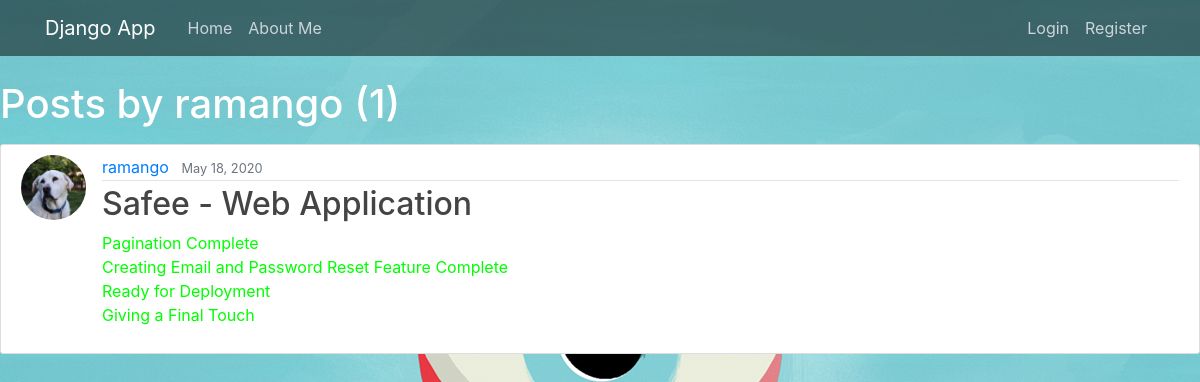
The app's page /user/ramango, older data.
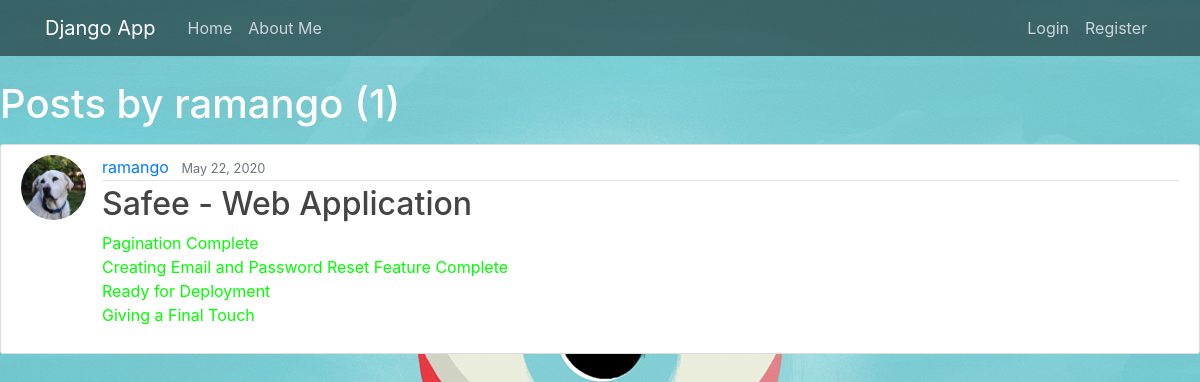
The same page, newer data.
### safee/models.py (models this page shows, shortened)
class Post(models.Model):
    title = models.CharField(max_length=100)
    content = models.TextField()
    date_posted = models.DateTimeField(default=timezone.now)
    author = models.ForeignKey(User, on_delete=models.CASCADE)

### users/models.py (models this page shows, shortened)
class Profile(models.Model):
    user = models.OneToOneField(User, on_delete=models.CASCADE)
    image = models.ImageField(default='default.jpg', upload_to='profile_pics')

### safee/views.py (the view)
# urls.py: path('user/<str:username>', UserPostListView.as_view(), name='user-posts'),
class UserPostListView(ListView):
    model = Post
    template_name = 'safee/user_posts.html'  # <app>/<model>_<viewtype>.html
    context_object_name = 'posts'
    paginate_by = 1
    def get_queryset(self):
        user = get_object_or_404(User, username=self.kwargs.get('username'))
        return Post.objects.filter(author=user).order_by('-date_posted')

### safee/templates/safee/user_posts.html (shortened to what this page needs)
{% extends "safee/base.html" %}
{% block content %}
    <h1 class="mb-3">Posts by {{ view.kwargs.username }} ({{ page_obj.paginator.count }})</h1>
    {% for post in posts %}
        <article class="media content-section">
          <img class="rounded-circle article-img" src="{{ post.author.profile.image.url }}">
          <div class="media-body">
            <div class="article-metadata">
              <a class="mr-2" href="{% url 'user-posts' post.author.username %}">{{ post.author }}</a>
              <small class="text-muted">{{ post.date_posted|date:"F d, Y" }}</small>
            </div>
            <h2><a class="article-title" href="{% url 'post-detail' post.id %}">{{ post.title }}</a></h2>
            <p class="article-content">{{ post.content }}</p>
          </div>
        </article>
    {% endfor %}
{% endblock content %}

Row changes from the older to the newer data that the page shows:
changed Post "Safee - Web Application": date_posted "May 18, 2020" → "May 22, 2020"
